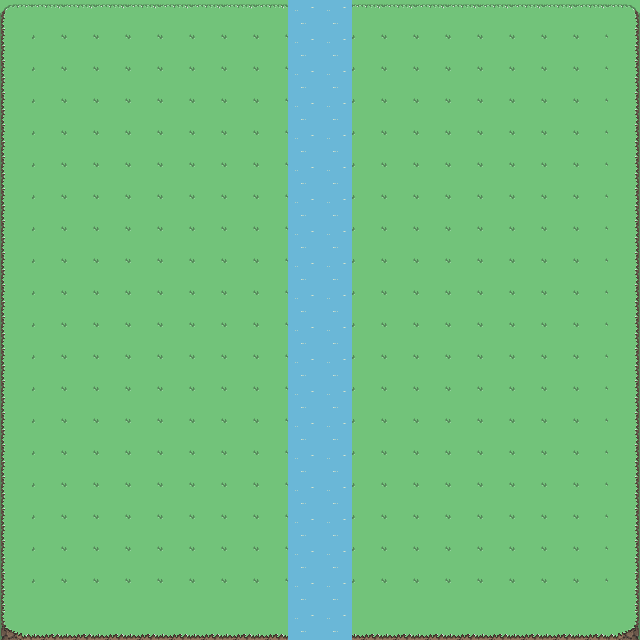

This is a level from a 2D game, rendered from its Tiled map with the project's own tilesets. A one-line summary and the complete map file follow:
An orthogonal 20x20 tile map with 32x32 px tiles, 1 tile layer (MAP).

<map version="1.8" tiledversion="1.8.4" orientation="orthogonal" renderorder="right-down" width="20" height="20" tilewidth="32" tileheight="32" infinite="0" nextlayerid="3" nextobjectid="1">
 <tileset firstgid="1" name="TileSet_V2" tilewidth="32" tileheight="32" tilecount="160" columns="8">
  <image source="./TileSet_V2.png" width="256" height="640" />
 </tileset>
 <layer id="1" name="MAP" width="20" height="20">
  <data encoding="csv">
113,114,114,114,114,114,114,114,114,105,105,114,114,114,114,114,114,114,114,115,
121,117,117,117,117,117,117,117,117,105,105,117,117,117,117,117,117,117,117,123,
121,117,117,117,117,117,117,117,117,105,105,117,117,117,117,117,117,117,117,123,
121,117,117,117,117,117,117,117,117,105,105,117,117,117,117,117,117,117,117,123,
121,117,117,117,117,117,117,117,117,105,105,117,117,117,117,117,117,117,117,123,
121,117,117,117,117,117,117,117,117,105,105,117,117,117,117,117,117,117,117,123,
121,117,117,117,117,117,117,117,117,105,105,117,117,117,117,117,117,117,117,123,
121,117,117,117,117,117,117,117,117,105,105,117,117,117,117,117,117,117,117,123,
121,117,117,117,117,117,117,117,117,105,105,117,117,117,117,117,117,117,117,123,
121,117,117,117,117,117,117,117,117,105,105,117,117,117,117,117,117,117,117,123,
121,117,117,117,117,117,117,117,117,105,105,117,117,117,117,117,117,117,117,123,
121,117,117,117,117,117,117,117,117,105,105,117,117,117,117,117,117,117,117,123,
121,117,117,117,117,117,117,117,117,105,105,117,117,117,117,117,117,117,117,123,
121,117,117,117,117,117,117,117,117,105,105,117,117,117,117,117,117,117,117,123,
121,117,117,117,117,117,117,117,117,105,105,117,117,117,117,117,117,117,117,123,
121,117,117,117,117,117,117,117,117,105,105,117,117,117,117,117,117,117,117,123,
121,117,117,117,117,117,117,117,117,105,105,117,117,117,117,117,117,117,117,123,
121,117,117,117,117,117,117,117,117,105,105,117,117,117,117,117,117,117,117,123,
121,117,117,117,117,117,117,117,117,105,105,117,117,117,117,117,117,117,117,123,
129,130,130,130,130,130,130,130,130,105,105,130,130,130,130,130,130,130,130,131
</data>
 </layer>
</map>
